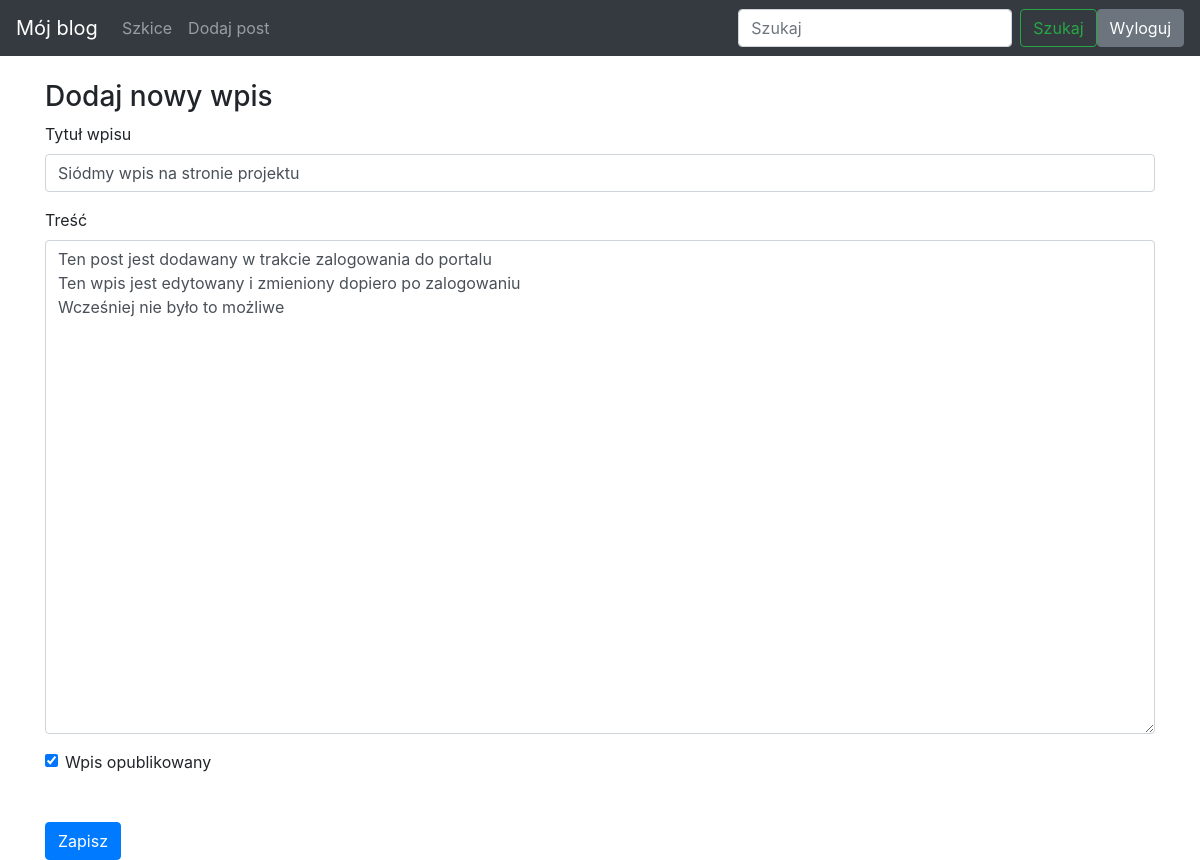
/edit-post/13 (signed in), run on the app's committed database.
### blog/models.py (models this page shows)
class Entry(db.Model):
   id = db.Column(db.Integer, primary_key=True)
   title = db.Column(db.String(80), nullable=False)
   body = db.Column(db.Text, nullable=False)
   pub_date = db.Column(db.DateTime, nullable=False,
       default=datetime.datetime.utcnow)
   is_published = db.Column(db.Boolean, default=False)

### blog/routes.py (the view)
@app.route("/edit-post/<int:entry_id>", methods=["GET", "POST"])
@login_required
def edit_entry(entry_id):
    entry = Entry.query.filter_by(id=entry_id).first_or_404()
    form = EntryForm(obj=entry)
    errors = None
    if request.method == 'POST':
        create_or_edit_entry(form, entry=entry)
        return redirect(url_for('index'))
    else:
        errors = form.errors
    return render_template("entry_form.html", form=form, errors=errors)

### blog/forms.py
class EntryForm(FlaskForm):
   title = StringField('Title', validators=[DataRequired()])
   body = TextAreaField('Content', validators=[DataRequired()])
   is_published = BooleanField('Is Published?')

### blog/routes.py (called while the page is built)
def login_required(view_func):
   @functools.wraps(view_func)
   def check_permissions(*args, **kwargs):
       if session.get('logged_in'):
           return view_func(*args, **kwargs)
       return redirect(url_for('login', next=request.path))
   return check_permissions

### blog/templates/entry_form.html (shortened to what this page needs)
{% extends "base.html" %} {% block content %}
<h3>
    Dodaj nowy wpis
</h3>
<form action="" method="POST">
    <div class="form-group">
        <label for="title">Tytuł wpisu</label> {{ form.title(class_="form-control") }}
    </div>
    <div class="form-group">
        <label for="body">Treść</label> {{ form.body(class_="form-control", cols="100", rows="20") }}
    </div>
    <div class="form-check">
        {{ form.is_published(class_="form-check-input") }}
        <label class="form-check-label" for="is_published">Wpis opublikowany</label>
    </div>
    <button type="submit" class="btn btn-primary mt-5">Zapisz</button>
</form>
{% endblock %}

### blog/templates/base.html (style rules this page uses)
body { padding-top: 5rem; }

### data on the page
Entry: title "Siódmy wpis na stronie projektu", body "Ten post jest dodawany w trakcie zalogowania do portalu Ten wpis jest edytowany i zmieniony dopiero po zalogowaniu Wcześniej nie było to możliwe", is_published "☑"
